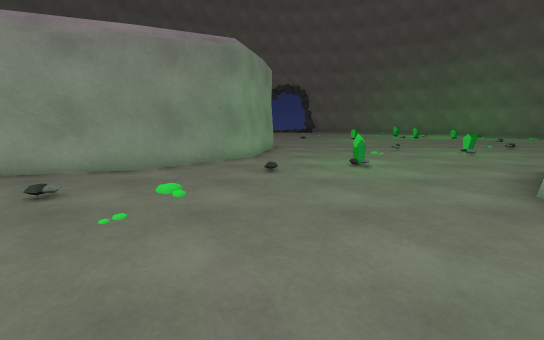
View 1 (above)

17 first-person views from a walk through a 3-D level made in the Unity game engine. The camera is 1.2 m above the floor, tilts 10° down and sees 90° across. The floor is counted in squares, 1 m on a side. Each view is taken from the middle of a square. On the plan, view 1 faces up. The plan holds only what a view shows up to about 13 squares ahead; the rest is blank. Some animated figures are left out.

View 2
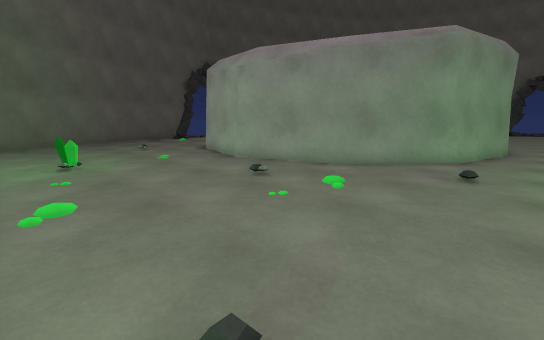

View 3
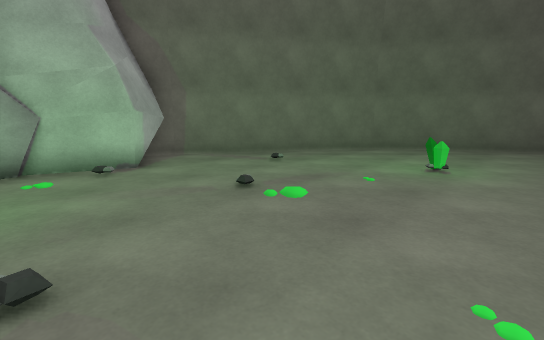

View 4
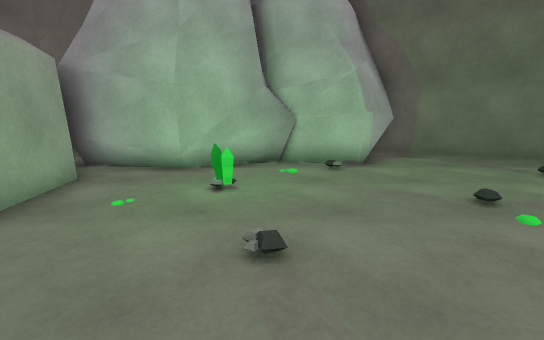

View 5
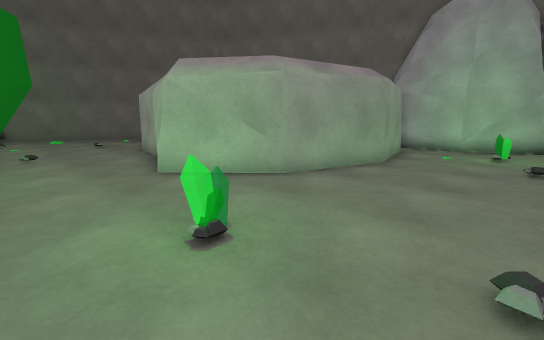

View 6
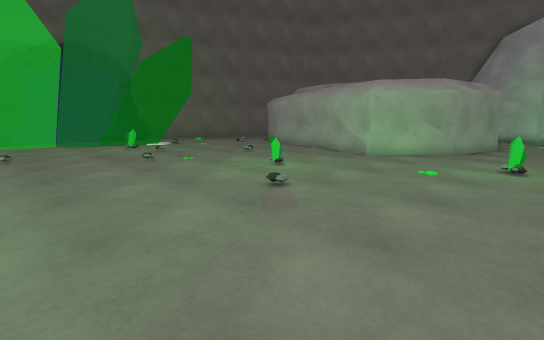

View 7
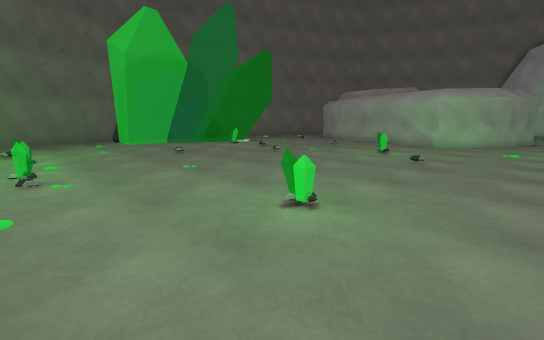

View 8
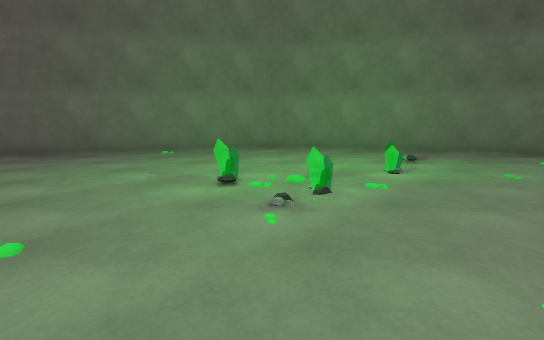

View 9
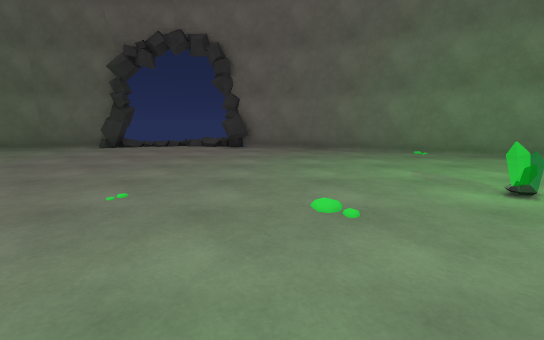

View 10
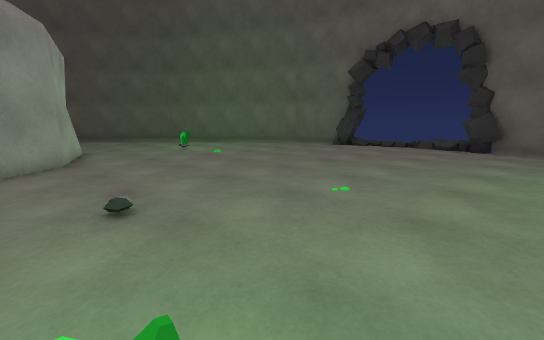

View 11
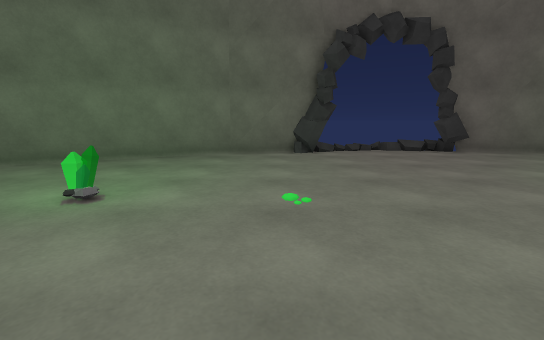

View 12
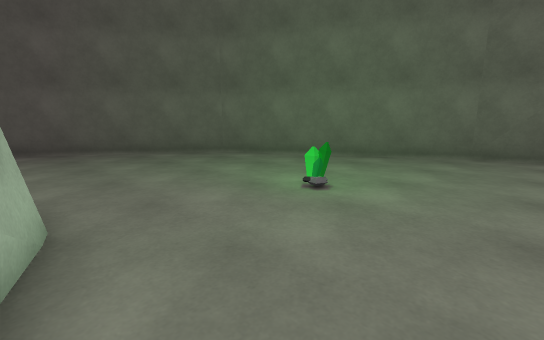

View 13
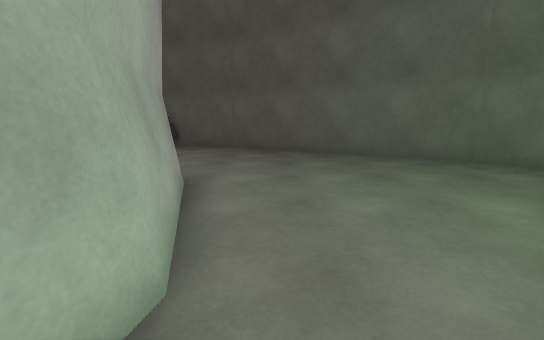

View 14
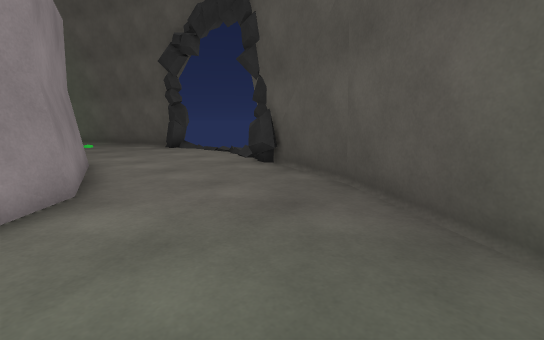

View 15
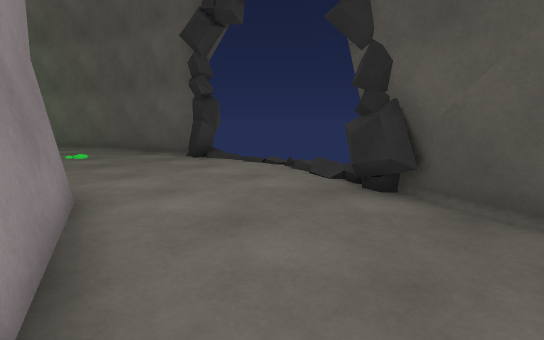

View 16
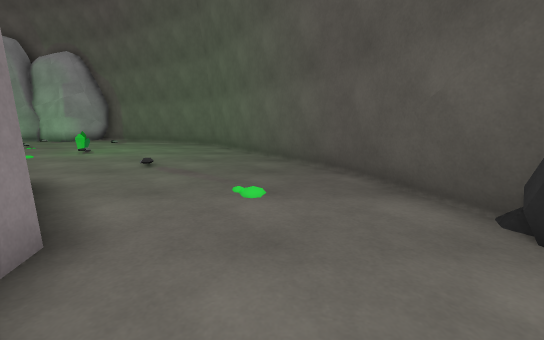

View 17
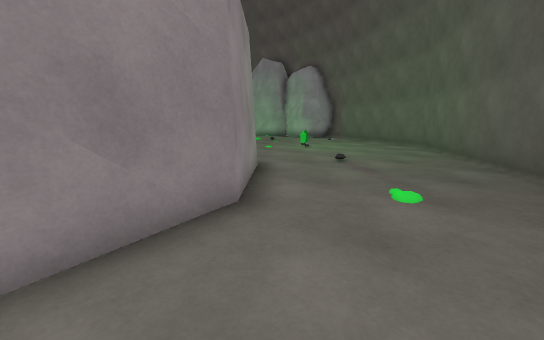

### Floor plan
Key: @ floor where view 1 was taken; # wall or solid block; . main floor; : floor 0.25 m higher than the main floor; = window, fence, low wall or low ledge; O other object.
Columns run from 18 left of view 1 to 20 right of it. Each row starts with its distance up from view 1.
 31              #####....######
 30            ###.............###
 29          =##.................###
 28        ###.....................###
 27      ###.........................##
 26      #............................##
 25     ##.............................#
 24     #.......O......................##
 23    ##...............................#
 22   ##........................O.......##
 21   #..........................O..O....##
 20  ##.......####........................#
 19  #......###  ###....:.................#
 18 ##.....        ##......O..............#
 17 #.....#           .. ...............
 16 #....##           ..................
 15 #....#            ..................
 14 .....#             .................
 13 .....#            #................
 12 .....#           ##..............O.
 11 .....#           #................
 10 #....##          #.......OO......
  9 #.....##        ##................
  8 ##.....##     ###...O..............
  7  #......### ####....O..............
  6  #........###...........###.......
  5  ##....................#######...
  4   #...................##     ###
  3   ##..................#
  2    #..................#
  1    ##.....OO..........#
  0     ##............@...#
 -1      #................#
 -2      ##............O..#
 -3       ##..............#
 -4        ###..........OOOO
 -5          ###...OOOOOOOOO
 -6            ##.OOOOOO  OO
 -7             ###O   O

Where each view was taken, in squares from view 1:
view 1: 0 up, 0 right, facing up
view 2: 0 up, 1 right, facing up-left
view 3: 3 up, 0 right, facing down-left
view 4: 3 up, 0 right, facing down
view 5: 9 up, 0 right, facing down-right
view 6: 16 up, 2 right, facing down-right
view 7: 21 up, 3 right, facing down-right
view 8: 18 up, 7 right, facing up-right
view 9: 18 up, 6 right, facing up
view 10: 18 up, 6 right, facing up-left
view 11: 20 up, 3 left, facing up
view 12: 20 up, 3 left, facing up-left
view 13: 21 up, 5 left, facing left
view 14: 22 up, 12 left, facing down-left
view 15: 18 up, 13 left, facing down-left
view 16: 12 up, 15 left, facing down
view 17: 12 up, 16 left, facing down-right
